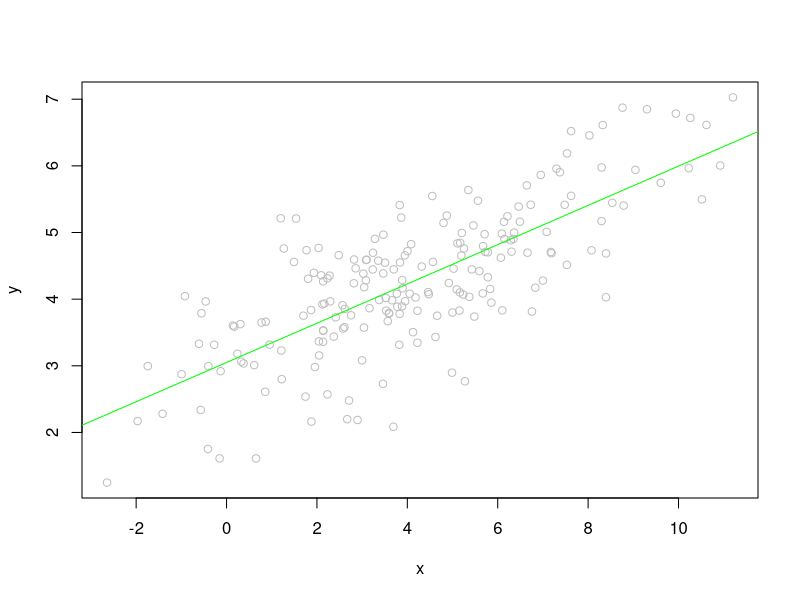
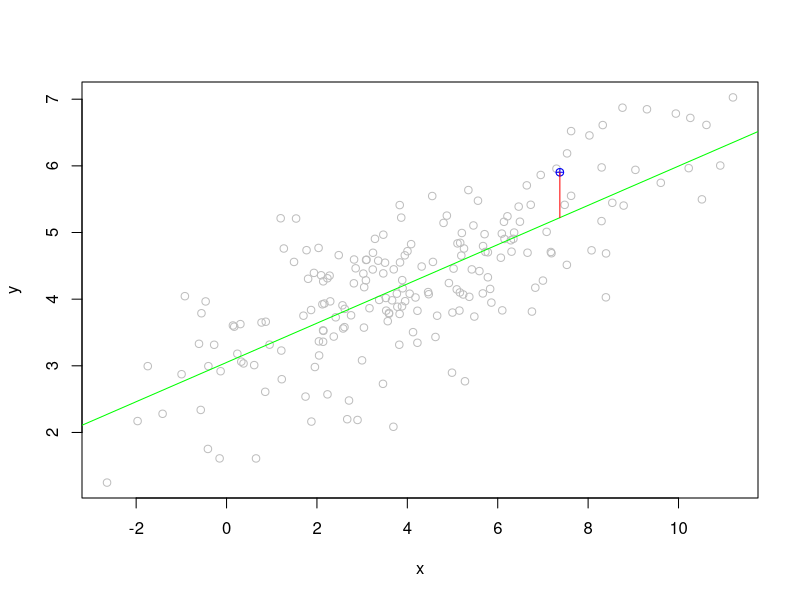

R code for these plots, in order: (Note: this script raises an error after producing the figures.)
## ---- chunk 1
knitr::opts_chunk$set(warning=FALSE, results = FALSE, message=FALSE, fig.path = "img/")
## ---- chunk 2
set.seed(1)
## ---- chunk 3
x = rnorm(n=200, mean=4, sd=3)
## ---- chunk 4
b0 = 3
b1 = 0.3
## ---- chunk 5
e = rnorm(n=200, mean=0, sd=0.7)
## ---- chunk 6
y = b0 + b1*x + e
## ---- chunk 7
m = lm(y ~ x)
summary(m)
plot(x,y, col='grey')
abline(m, col='green')
## ---- chunk 8
i = 15
plot(x,y, col='grey')
abline(m, col='green')
points(x[i], y[i], col='blue', pch=10)
segments(x[i], y[i], y1 = m$fitted.values[i], col='red')
## ---- chunk 9
y = b0 + b1*x + rnorm(n, mean=0, sd=0)
m = lm(y ~ x)
summary(m)$r.squared
## ---- chunk 10
structural = b0 + b1*x
error = rnorm(n, mean=0, sd=0)   ## this is just zero
predicted_y = structural         ## so this is just the structural part
## ---- chunk 11
error = y - predicted_y
squared_error = error^2
sum(squared_error)   
## ---- chunk 12
structural = b0 + b1*x
error = rnorm(n, mean=0, sd=1)   ## no longer zero
y = structural + error
predicted_y = structural         ## so this is just the structural part
sum((y - predicted_y)^2)
## ---- chunk 13
y - mean(y)
## ---- chunk 14
structural = b0 + b1*x
error = rnorm(n, mean=0, sd=1)   ## no longer zero
y = structural + error
predicted_y = structural         ## so this is just the structural part

m = lm(y ~ x)
summary(m)

1 - sum((y - predict(m))^2) / sum((y - mean(y))^2)

## ---- chunk 15
sum_of_sq <- function(x) sum(x^2)
resid_ss = sum_of_sq(m$residuals)
total_ss = sum_of_sq(y - mean(y))
1 - (resid_ss / total_ss)
